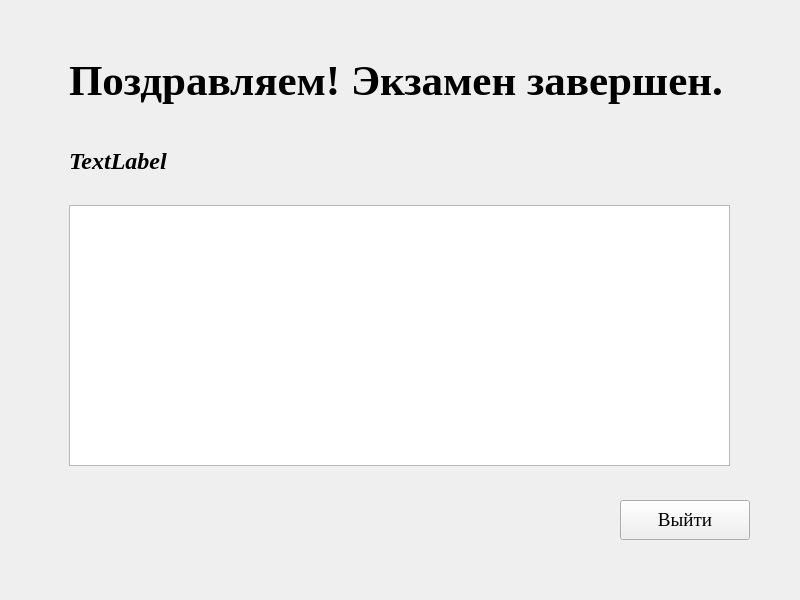
<?xml version="1.0" encoding="UTF-8"?>
<ui version="4.0">
 <class>ExamCompletionWindow</class>
 <widget class="QWidget" name="ExamCompletionWindow">
  <property name="geometry">
   <rect>
    <x>0</x>
    <y>0</y>
    <width>800</width>
    <height>600</height>
   </rect>
  </property>
  <property name="windowTitle">
   <string>Form</string>
  </property>
  <widget class="QTextEdit" name="detailsTextEdit">
   <property name="geometry">
    <rect>
     <x>69</x>
     <y>205</y>
     <width>661</width>
     <height>261</height>
    </rect>
   </property>
   <property name="font">
    <font>
     <family>Times New Roman</family>
     <pointsize>14</pointsize>
    </font>
   </property>
  </widget>
  <widget class="QLabel" name="scoreLabel">
   <property name="geometry">
    <rect>
     <x>69</x>
     <y>140</y>
     <width>271</width>
     <height>41</height>
    </rect>
   </property>
   <property name="font">
    <font>
     <family>Times New Roman</family>
     <pointsize>18</pointsize>
     <italic>true</italic>
     <bold>true</bold>
    </font>
   </property>
   <property name="layoutDirection">
    <enum>Qt::LayoutDirection::LeftToRight</enum>
   </property>
   <property name="text">
    <string>TextLabel</string>
   </property>
  </widget>
  <widget class="QPushButton" name="exitButton">
   <property name="geometry">
    <rect>
     <x>620</x>
     <y>500</y>
     <width>130</width>
     <height>40</height>
    </rect>
   </property>
   <property name="font">
    <font>
     <family>Times New Roman</family>
     <pointsize>14</pointsize>
    </font>
   </property>
   <property name="text">
    <string>Выйти</string>
   </property>
  </widget>
  <widget class="QLabel" name="label">
   <property name="geometry">
    <rect>
     <x>69</x>
     <y>50</y>
     <width>662</width>
     <height>60</height>
    </rect>
   </property>
   <property name="font">
    <font>
     <family>Times New Roman</family>
     <pointsize>32</pointsize>
     <bold>true</bold>
    </font>
   </property>
   <property name="text">
    <string>Поздравляем! Экзамен завершен.</string>
   </property>
  </widget>
 </widget>
 <resources/>
 <connections/>
</ui>
